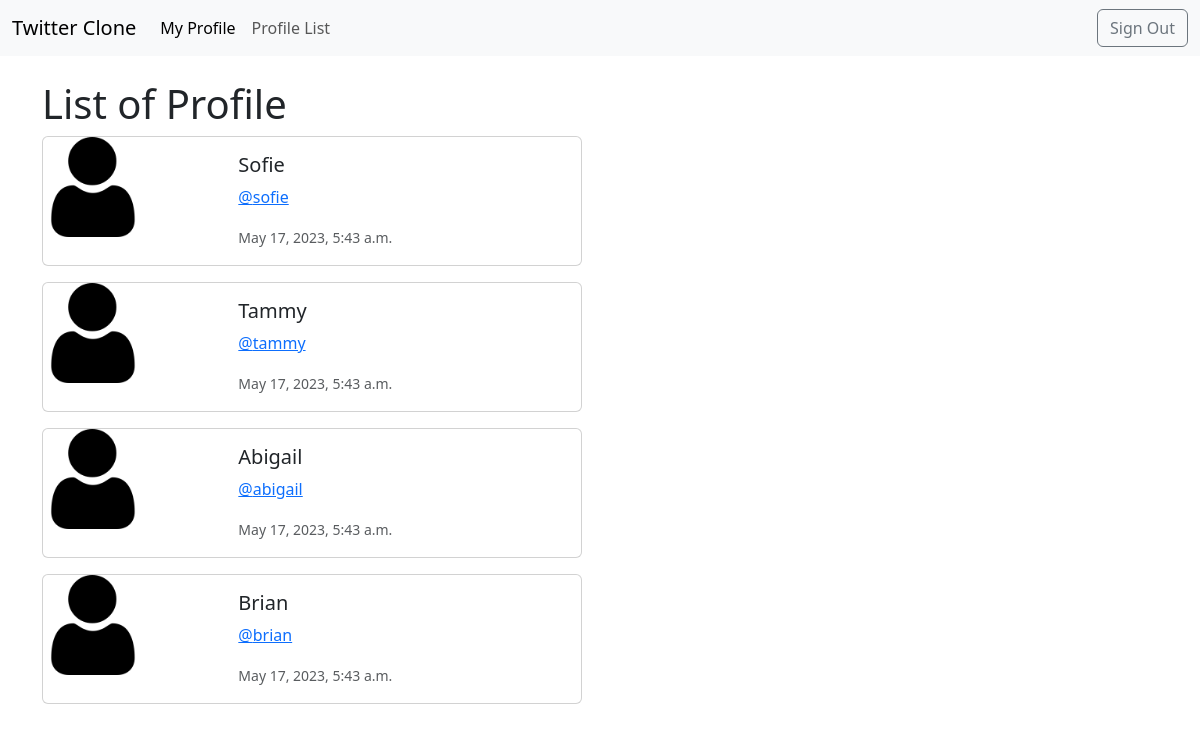
The page /profile_list/ (signed in) on the database as committed earlier.
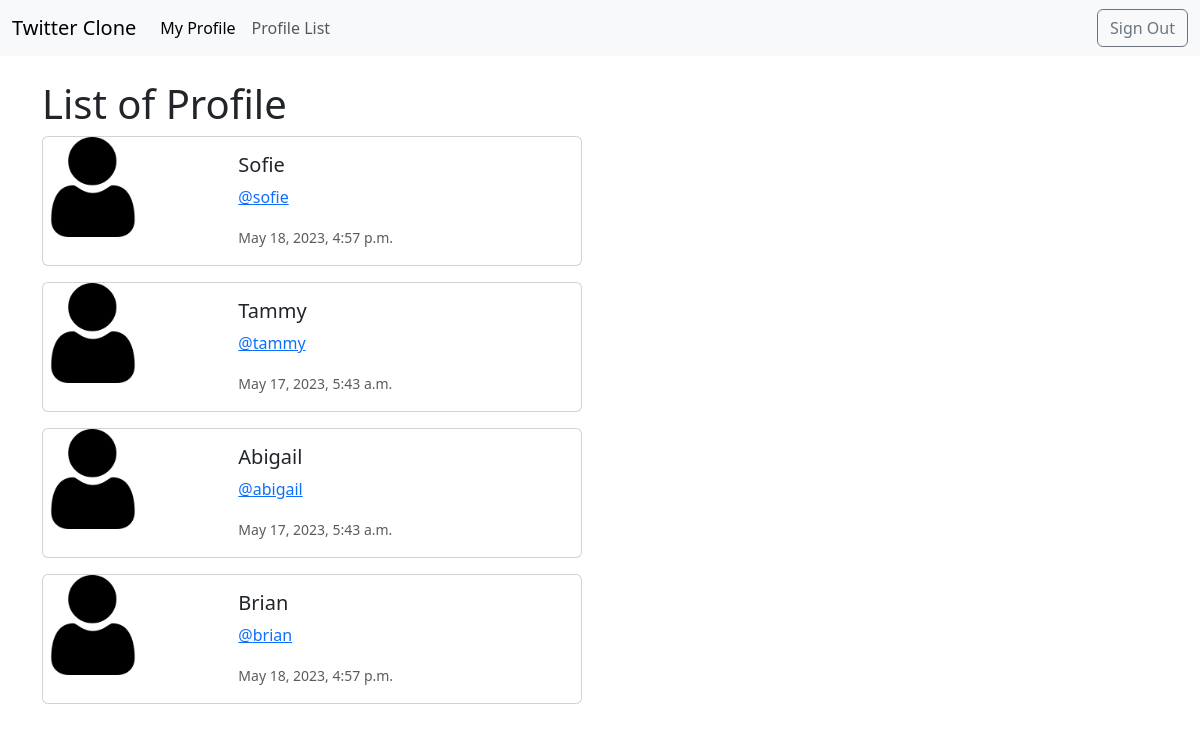
The same page on the database as committed later.
### twitter/models.py (models this page shows, shortened)
class Profile(models.Model):
    user = models.OneToOneField(User, on_delete=models.CASCADE)
    follow = models.ManyToManyField("self",related_name="followed_by",symmetrical=False,blank=True)
    updated = models.DateTimeField(User,auto_now=True)
    img = models.ImageField(default="static/img/icon.png",blank=True,upload_to="media/%Y/%M/profile_img/")

### twitter/views.py (the view)
# urls.py: path('profile_list/',views.profile_list,name='profile_list'),
def profile_list(request):
    profile = Profile.objects.exclude(user=request.user)
    context = {
        "profiles":profile
    }
    return render(request,'twitter/profile_list.html',context)

### twitter/templates/twitter/profile_list.html (shortened to what this page needs)
{% extends 'base.html' %}
{% block content %}
<div class="container">
    <h1>List of Profile</h1>
        {% for profile in profiles %}
            <div class="card mb-3" style="max-width: 540px;">
                <div class="row g-0">
                    <div class="col-md-4">
                        <img src="{{profile.img.url}}" class="img-fluid rounded-start" alt="Profile Image" width=100px height=100px>
                    </div>
                <div class="col-md-8">
                    <div class="card-body">
                        <h5 class="card-title">{{profile.user.username}}</h5>
                        <p class="card-text"> <a href="{% url 'twitter:profile' profile.user.id %}">@{{profile.user.username|lower}}</a></p>
                        <p class="card-text"><small class="text-body-secondary">{{profile.updated}}</small></p>
                    </div>
                </div>
                </div>
            </div>
        {% endfor %}
</div>
{% endblock content %}

### twitter/templates/base.html (shortened to what this page needs)
{% load static %}
<!DOCTYPE html>
<html lang="en">
<head>
    <link rel="stylesheet" href="{% static 'static/css/styles.css' %}">
    <link href="https://cdn.jsdelivr.net/npm/bootstrap@5.3.0-alpha3/dist/css/bootstrap.min.css" rel="stylesheet">
</head>
<body>
    {% include "utils/navbar.html" %}
    <br>
    {% block content %}{% endblock content %}
</body>
</html>

### twitter/templates/utils/navbar.html (shortened to what this page needs)
<nav class="navbar navbar-expand-lg bg-body-tertiary">
    <div class="container-fluid">
      <a class="navbar-brand" href="{% url 'twitter:home' %}">Twitter Clone</a>
      <div class="collapse navbar-collapse" id="navbarSupportedContent">
        <ul class="navbar-nav me-auto mb-2 mb-lg-0">
          {% if request.user.is_authenticated %}
            <li class="nav-item">
              <a class="nav-link active" aria-current="page" href="{% url 'twitter:profile' request.user.id %}">My Profile</a>
            </li>
            <li class="nav-item">
              <a class="nav-link" href="{% url 'twitter:profile_list' %}">Profile List</a>
            </li>
          {% endif %}
        </ul>
        {% if request.user.is_authenticated %}
        <a href="{% url 'twitter:signout' %}"><button type="button" class="btn btn-outline-secondary">Sign Out</button></a>
        {% else %}
          <a href="{% url 'twitter:signin' %}"><button type="button" class="btn btn-outline-secondary">Sign In</button></a>
        {% endif %}
      </div>
    </div>
  </nav>

Rows that differ between the two databases and show on the page:
changed Profile "Sofie": updated "May 17, 2023, 5:43 a.m." → "May 18, 2023, 4:57 p.m."
changed Profile "Brian": updated "May 17, 2023, 5:43 a.m." → "May 18, 2023, 4:57 p.m."
